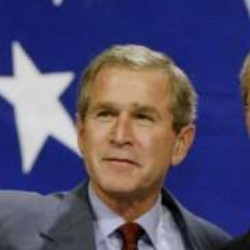
%> input picture classification bayesienne/George_W_Bush/George_W_Bush_0001.jpg, 250 x 250 px
$ octave --eval "result = get_cbcr(imread('George_W_Bush/George_W_Bush_0001.jpg'));"   (GNU Octave 9; MATLAB toolbox functions it lacks are replaced by stand-ins)
%> lines starting %> are read from the running program, lines starting %| are printed output that depends on the picture
%Objectif de la fonction : extraire les composantes chromatiques d'une
%image d'entr閑
function [cb, cr] = get_cbcr(im)
% appel de la fonction de conversion de Matlab  RGB to YCbCr
imycc = rgb2ycbcr(im);
%> imycc: size 250x250x3 uint8; mean of channels 1, 2, 3 87.8, 141.4, 127.8
% filtrage passe bas de chaque plan couleur
% d閒inition du filtre
lpf = 1/9 * ones(3);
% extraction des 2 composantes chromatiques
cb = imycc(:,:,2);
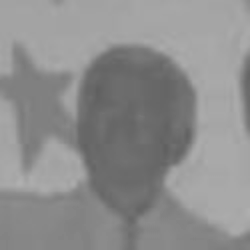
%> cb: size 250x250 uint8; min 95, max 176, mean 141.4
cr = imycc(:,:,3);
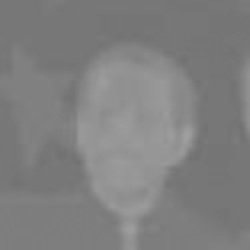
%> cr: size 250x250 uint8; min 113, max 159, mean 127.8
% filtrage
cb = filter2(lpf, cb);
%> cb: size 250x250 double
cr = filter2(lpf, cr);
%> cr: size 250x250 double

$ run again, on classification bayesienne/George_W_Bush/George_W_Bush_0002.jpg
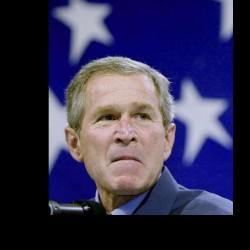
%> input picture classification bayesienne/George_W_Bush/George_W_Bush_0002.jpg, 250 x 250 px
%> imycc: size 250x250x3 uint8; mean of channels 1, 2, 3 62.6, 140.6, 127.5
%> in get_cbcr, `cb = imycc(:,:,2);`:
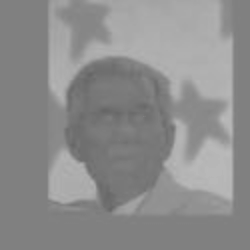
%> cb: size 250x250 uint8; min 101, max 186, mean 140.6
%> in get_cbcr, `cr = imycc(:,:,3);`:
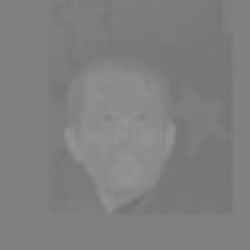
%> cr: size 250x250 uint8; min 112, max 149, mean 127.5

$ run again, on classification bayesienne/George_W_Bush/George_W_Bush_0003.jpg
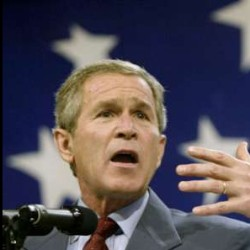
%> input picture classification bayesienne/George_W_Bush/George_W_Bush_0003.jpg, 250 x 250 px
%> imycc: size 250x250x3 uint8; mean of channels 1, 2, 3 84.5, 130.7, 130.2
%> in get_cbcr, `cb = imycc(:,:,2);`:
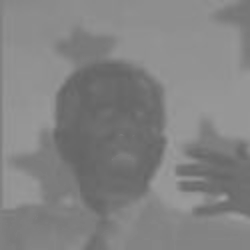
%> cb: size 250x250 uint8; min 100, max 159, mean 130.7
%> in get_cbcr, `cr = imycc(:,:,3);`:
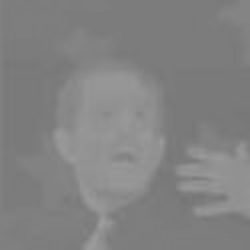
%> cr: size 250x250 uint8; min 117, max 157, mean 130.2

$ run again, on classification bayesienne/George_W_Bush/George_W_Bush_0004.jpg
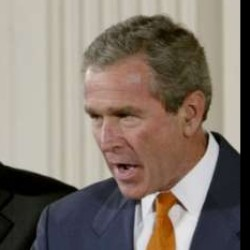
%> input picture classification bayesienne/George_W_Bush/George_W_Bush_0004.jpg, 250 x 250 px
%> imycc: size 250x250x3 uint8; mean of channels 1, 2, 3 120.3, 122.2, 133.6
%> in get_cbcr, `cb = imycc(:,:,2);`:
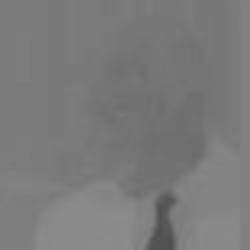
%> cb: size 250x250 uint8; min 76, max 140, mean 122.2
%> in get_cbcr, `cr = imycc(:,:,3);`:
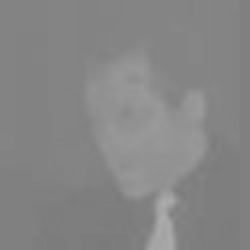
%> cr: size 250x250 uint8; min 122, max 171, mean 133.6
